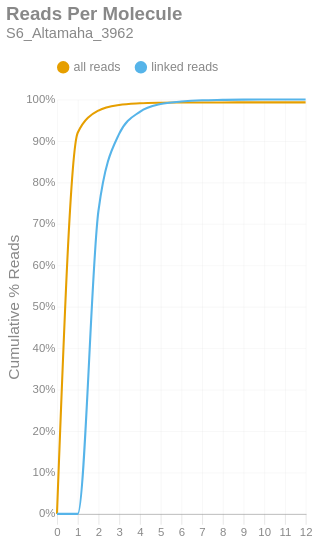

The cell this chart's notebook holds for it:
### Markdown cell above
### Reads per Molecule
This chart shows the cumulative distribution of the number of reads per linked molecule. That is, how many alignments are associated with a unique molecule. This excludes the number of reads associated with invalid or absent linked-read barcodes. The `linked` histogram is the percentages recalculated when disregarding singletons.

### Code cell
if SKIPLR:
    print_html(f"Skipped")
else:
    counts = np.bincount(valids['reads'].cast(pl.Int64).to_numpy())
    weighted = counts * np.arange(len(counts))
    all_perc = weighted / n_reads
    linked_perc = weighted / n_linked_reads
    linked_perc[1] = 0
    binned_df = pl.DataFrame({
        'readsper': list(range(len(counts))),
        'all reads (cumsum)': np.cumsum(all_perc).tolist(),
        'linked reads (cumsum)': np.cumsum(linked_perc).tolist(),
    })

    with SafeRender(binned_df):
        (
            density_plot(binned_df, 'Reads Per Molecule', samplename, 'readspmol')
            .encode(
                x=alt.X('readsper:O', title=None).axis(labelAngle=0).scale(padding=0),
                y=alt.Y('value:Q', title='Cumulative % Reads').axis(format='%').stack(False),
                color=alt.Color("key:N").scale(domain=["all reads", "linked reads"]),
                tooltip=[
                    alt.Tooltip("key:N", title="Data Type"),
                    alt.Tooltip("readsper:O", title="Reads Per Molecule"),
                    alt.Tooltip("value:Q", format=".2%", title="% Reads (Cum.)")
                ]            
            )
        ).display()

### Figure 1 — Vega-Lite specification as saved in the notebook (floating-point values rounded to 4 significant figures)
{"width": "container", "height": 400, "config": {"title": {"anchor": "start", "dy": -15, "fontSize": 18, "color": "#888888", "subtitleColor": "#888888", "subtitleFontSize": 14}, "arc": {"fill": "#0072B2"}, "axis": {"domainColor": "#888888", "domainWidth": 0.5, "gridWidth": 0.2, "grid": false, "titleFontWeight": 400, "titleFontSize": 15, "labelFontSize": 11, "labelColor": "#888888", "tickColor": "#888888", "tickWidth": 0.2, "titleColor": "#888888"}, "axisBand": {"grid": false}, "axisX": {"grid": true, "tickSize": 10, "domainCap": "round"}, "axisY": {"domain": false, "grid": true, "tickSize": 0, "domainCap": "round"}, "background": "transparent", "header": {"labelFontSize": 15, "labelColor": "#888888", "titleFontSize": 15, "titleFontWeight": 600, "titleColor": "#888888"}, "legend": {"labelFont": "sans-serif", "labelFontSize": 12, "labelColor": "#888888", "symbolSize": 100, "symbolType": "circle", "titleFontSize": 12, "titlePadding": 10, "titleColor": "#888888", "title": null, "orient": "top"}, "range": {"category": ["#E69F00", "#56B4E9", "#009E73", "#F0E442", "#0072B2", "#D55E00", "#CC79A7", "#000000"], "diverging": ["#cfe8f3", "#a2d4ec", "#73bfe2", "#46abdb", "#1696d2", "#12719e"]}, "area": {"fill": "#0072B2", "fillOpacity": 0.7, "line": true, "strokeOpacity": 0.7}, "line": {"color": "#0072B2", "stroke": "#0072B2", "strokeWidth": 2}, "trail": {"color": "#0072B2", "stroke": "#0072B2", "strokeWidth": 0, "size": 1}, "point": {"filled": true, "fillOpacity": 1.0, "size": 95}, "text": {"color": "#888888", "fontSize": 11, "align": "right", "fontWeight": 400, "size": 11}, "bar": {"fill": "#0072B2", "stroke": null}, "view": {"stroke": null, "continuousWidth": 660, "continuousHeight": 400}}, "data": {"name": "data-0adf64e1afdb69cfe00a4b836c13d1aa"}, "mark": {"type": "line", "interpolate": "monotone", "point": {"opacity": 0, "size": 275}}, "encoding": {"color": {"field": "key", "scale": {"domain": ["all reads", "linked reads"]}, "type": "nominal"}, "tooltip": [{"field": "key", "title": "Data Type", "type": "nominal"}, {"field": "readsper", "title": "Reads Per Molecule", "type": "ordinal"}, {"field": "value", "format": ".2%", "title": "% Reads (Cum.)", "type": "quantitative"}], "x": {"axis": {"labelAngle": 0}, "field": "readsper", "scale": {"padding": 0}, "title": null, "type": "ordinal"}, "y": {"axis": {"format": "%"}, "field": "value", "stack": false, "title": "Cumulative % Reads", "type": "quantitative"}}, "params": [{"name": "param_c36ac31b6afebe62", "select": {"type": "point", "fields": ["key"]}, "bind": "legend"}], "title": {"text": "Reads Per Molecule", "subtitle": "S6_Altamaha_3962"}, "transform": [{"fold": ["all reads (cumsum)", "linked reads (cumsum)"]}, {"calculate": "replace(datum.key, ' (cumsum)', '')", "as": "key"}, {"filter": {"param": "param_c36ac31b6afebe62"}}], "usermeta": {"embedOptions": {"downloadFileName": "S6_Altamaha_3962.readspmol"}}, "$schema": "https://vega.github.io/schema/vega-lite/v6.1.0.json", "datasets": {"data-0adf64e1afdb69cfe00a4b836c13d1aa": [{"readsper": 0, "all reads (cumsum)": 0.0, "linked reads (cumsum)": 0.0}, {"readsper": 1, "all reads (cumsum)": 0.9196, "linked reads (cumsum)": 0.0}, {"readsper": 2, "all reads (cumsum)": 0.9732, "linked reads (cumsum)": 0.7309}, {"readsper": 3, "all reads (cumsum)": 0.9868, "linked reads (cumsum)": 0.917}, {"readsper": 4, "all reads (cumsum)": 0.9907, "linked reads (cumsum)": 0.9702}, {"readsper": 5, "all reads (cumsum)": 0.9921, "linked reads (cumsum)": 0.9889}, {"readsper": 6, "all reads (cumsum)": 0.9926, "linked reads (cumsum)": 0.9948}, {"readsper": 7, "all reads (cumsum)": 0.9928, "linked reads (cumsum)": 0.998}, {"readsper": 8, "all reads (cumsum)": 0.9929, "linked reads (cumsum)": 0.999}, {"readsper": 9, "all reads (cumsum)": 0.9929, "linked reads (cumsum)": 0.9997}, {"readsper": 10, "all reads (cumsum)": 0.9929, "linked reads (cumsum)": 0.9998}, {"readsper": 11, "all reads (cumsum)": 0.9929, "linked reads (cumsum)": 0.9998}, {"readsper": 12, "all reads (cumsum)": 0.9929, "linked reads (cumsum)": 1.0}]}}
